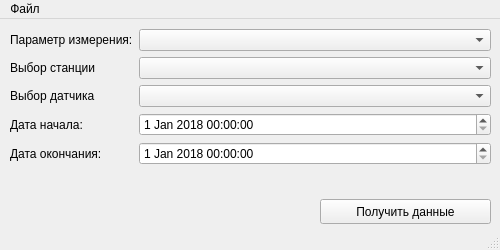
<?xml version="1.0" encoding="UTF-8"?>
<ui version="4.0">
 <class>MainWindow</class>
 <widget class="QMainWindow" name="MainWindow">
  <property name="geometry">
   <rect>
    <x>0</x>
    <y>0</y>
    <width>500</width>
    <height>250</height>
   </rect>
  </property>
  <property name="minimumSize">
   <size>
    <width>500</width>
    <height>250</height>
   </size>
  </property>
  <property name="maximumSize">
   <size>
    <width>500</width>
    <height>250</height>
   </size>
  </property>
  <property name="windowTitle">
   <string>Анализ данных</string>
  </property>
  <widget class="QWidget" name="centralwidget">
   <widget class="QWidget" name="formLayoutWidget">
    <property name="geometry">
     <rect>
      <x>10</x>
      <y>10</y>
      <width>481</width>
      <height>161</height>
     </rect>
    </property>
    <layout class="QFormLayout" name="formLayout">
     <item row="0" column="0">
      <widget class="QLabel" name="paramLabel">
       <property name="text">
        <string>Параметр измерения:</string>
       </property>
      </widget>
     </item>
     <item row="0" column="1">
      <widget class="QComboBox" name="paramCombo"/>
     </item>
     <item row="1" column="0">
      <widget class="QLabel" name="stationLabel">
       <property name="text">
        <string>Выбор станции</string>
       </property>
      </widget>
     </item>
     <item row="1" column="1">
      <widget class="QComboBox" name="stationCombo"/>
     </item>
     <item row="2" column="0">
      <widget class="QLabel" name="detectorLabel">
       <property name="text">
        <string>Выбор датчика</string>
       </property>
      </widget>
     </item>
     <item row="2" column="1">
      <widget class="QComboBox" name="detectorCombo"/>
     </item>
     <item row="3" column="0">
      <widget class="QLabel" name="startDateLabel">
       <property name="text">
        <string>Дата начала:</string>
       </property>
      </widget>
     </item>
     <item row="3" column="1">
      <widget class="QDateTimeEdit" name="startDateControl">
       <property name="date">
        <date>
         <year>2018</year>
         <month>1</month>
         <day>1</day>
        </date>
       </property>
      </widget>
     </item>
     <item row="4" column="0">
      <widget class="QLabel" name="endDateLabel">
       <property name="text">
        <string>Дата окончания:</string>
       </property>
      </widget>
     </item>
     <item row="4" column="1">
      <widget class="QDateTimeEdit" name="endDateControl">
       <property name="date">
        <date>
         <year>2018</year>
         <month>1</month>
         <day>1</day>
        </date>
       </property>
      </widget>
     </item>
    </layout>
   </widget>
   <widget class="QPushButton" name="getDataButton">
    <property name="geometry">
     <rect>
      <x>320</x>
      <y>180</y>
      <width>171</width>
      <height>25</height>
     </rect>
    </property>
    <property name="text">
     <string>Получить данные</string>
    </property>
   </widget>
  </widget>
  <widget class="QMenuBar" name="menubar">
   <property name="geometry">
    <rect>
     <x>0</x>
     <y>0</y>
     <width>500</width>
     <height>22</height>
    </rect>
   </property>
   <widget class="QMenu" name="menu">
    <property name="title">
     <string>Файл</string>
    </property>
    <addaction name="import_action"/>
   </widget>
   <addaction name="menu"/>
  </widget>
  <widget class="QStatusBar" name="statusbar"/>
  <action name="import_action">
   <property name="text">
    <string>Импорт данных</string>
   </property>
  </action>
 </widget>
 <resources/>
 <connections/>
</ui>
